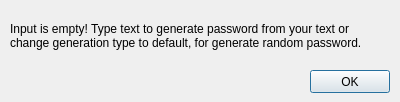
<?xml version="1.0" encoding="UTF-8"?>
<ui version="4.0">
 <class>DialogIsEmpty</class>
 <widget class="QDialog" name="DialogIsEmpty">
  <property name="geometry">
   <rect>
    <x>0</x>
    <y>0</y>
    <width>400</width>
    <height>102</height>
   </rect>
  </property>
  <property name="windowTitle">
   <string>WARNING!</string>
  </property>
  <property name="modal">
   <bool>true</bool>
  </property>
  <widget class="QPushButton" name="pushButton">
   <property name="geometry">
    <rect>
     <x>310</x>
     <y>70</y>
     <width>80</width>
     <height>23</height>
    </rect>
   </property>
   <property name="text">
    <string>OK</string>
   </property>
  </widget>
  <widget class="QLabel" name="label">
   <property name="geometry">
    <rect>
     <x>10</x>
     <y>10</y>
     <width>381</width>
     <height>51</height>
    </rect>
   </property>
   <property name="frameShadow">
    <enum>QFrame::Plain</enum>
   </property>
   <property name="lineWidth">
    <number>1</number>
   </property>
   <property name="text">
    <string>Input is empty! Type text to generate password from your text or change generation type to default, for generate random password.</string>
   </property>
   <property name="wordWrap">
    <bool>true</bool>
   </property>
  </widget>
 </widget>
 <resources/>
 <connections/>
</ui>
